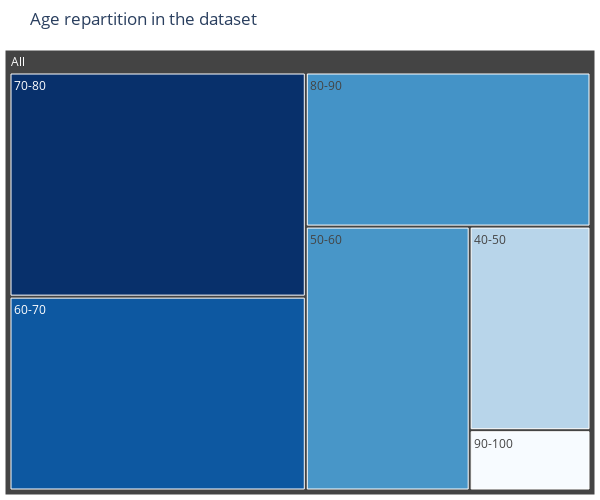

The cell this chart's notebook holds for it:
### Markdown cell above
In this figure we can see that the age group most at risk of being re-admitted represent 18 percent of our population. The majority category, with 27 percent of patients, are the 70-80 age group.

### Code cell
plot_tree_map('age' , 'Age' , df)

### Figure 1 — Plotly figure (JSON) as saved in the notebook; plotly's stock layout.template omitted (floating-point values rounded to 4 significant figures)
{"data": [{"customdata": [[6837, 1], [5913, 2], [4516, 3], [4452, 4], [2532, 5], [750, 6]], "hovertemplate": "Age: %{label}<br>Percentage: %{value:.2f}<br>Count: %{customdata[0]:,}<br>Rank: %{customdata[1]:.0f}</br><extra></extra>", "labels": ["70-80", "60-70", "80-90", "50-60", "40-50", "90-100"], "marker": {"colorscale": [[0, "rgb(247,251,255)"], [0.125, "rgb(222,235,247)"], [0.25, "rgb(198,219,239)"], [0.375, "rgb(158,202,225)"], [0.5, "rgb(107,174,214)"], [0.625, "rgb(66,146,198)"], [0.75, "rgb(33,113,181)"], [0.875, "rgb(8,81,156)"], [1, "rgb(8,48,107)"]]}, "parents": ["All", "All", "All", "All", "All", "All"], "root": {"color": "lightgrey"}, "type": "treemap", "values": [27.35, 23.65, 18.06, 17.81, 10.13, 3]}], "layout": {"height": 500, "margin": {"b": 5, "l": 5, "r": 5, "t": 50}, "title": {"text": "Age repartition in the dataset"}, "uniformtext": {"minsize": 10, "mode": "hide"}, "width": 600}}
